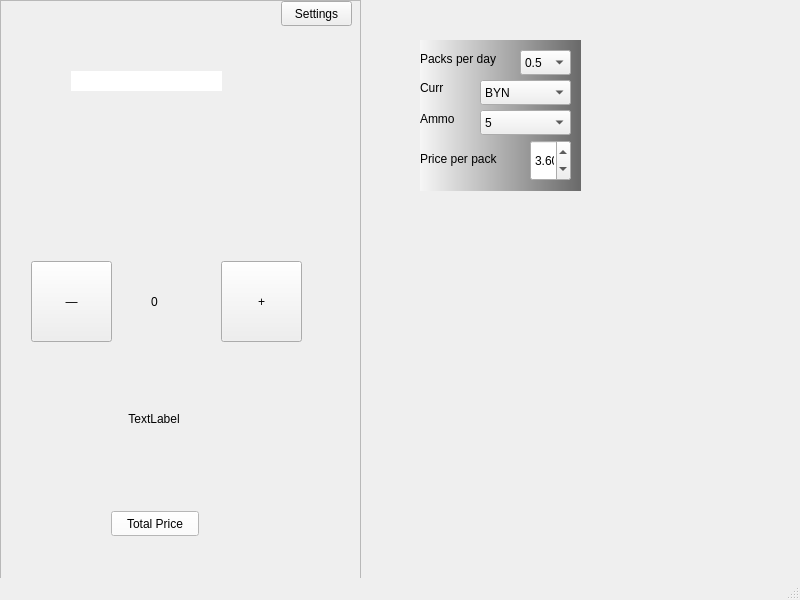
<?xml version="1.0" encoding="UTF-8"?>
<ui version="4.0">
 <class>MainWindow</class>
 <widget class="QMainWindow" name="MainWindow">
  <property name="geometry">
   <rect>
    <x>0</x>
    <y>0</y>
    <width>800</width>
    <height>600</height>
   </rect>
  </property>
  <property name="windowTitle">
   <string>MainWindow</string>
  </property>
  <widget class="QWidget" name="centralwidget">
   <widget class="QStackedWidget" name="stackedWidget">
    <property name="geometry">
     <rect>
      <x>420</x>
      <y>40</y>
      <width>161</width>
      <height>151</height>
     </rect>
    </property>
    <widget class="QWidget" name="page">
     <widget class="QComboBox" name="comboBoxAmmount">
      <property name="geometry">
       <rect>
        <x>60</x>
        <y>70</y>
        <width>91</width>
        <height>25</height>
       </rect>
      </property>
      <item>
       <property name="text">
        <string>5</string>
       </property>
      </item>
      <item>
       <property name="text">
        <string>10</string>
       </property>
      </item>
      <item>
       <property name="text">
        <string>15</string>
       </property>
      </item>
      <item>
       <property name="text">
        <string>20</string>
       </property>
      </item>
     </widget>
     <widget class="QComboBox" name="comboBoxPacksPerDay">
      <property name="geometry">
       <rect>
        <x>100</x>
        <y>10</y>
        <width>51</width>
        <height>25</height>
       </rect>
      </property>
      <item>
       <property name="text">
        <string>0.5</string>
       </property>
      </item>
      <item>
       <property name="text">
        <string>1</string>
       </property>
      </item>
      <item>
       <property name="text">
        <string>2</string>
       </property>
      </item>
     </widget>
     <widget class="QComboBox" name="comboBoxCurrency">
      <property name="geometry">
       <rect>
        <x>60</x>
        <y>40</y>
        <width>91</width>
        <height>25</height>
       </rect>
      </property>
      <item>
       <property name="text">
        <string>BYN</string>
       </property>
      </item>
      <item>
       <property name="text">
        <string>YEN</string>
       </property>
      </item>
      <item>
       <property name="text">
        <string>RUB</string>
       </property>
      </item>
      <item>
       <property name="text">
        <string>USD</string>
       </property>
      </item>
     </widget>
     <widget class="QDoubleSpinBox" name="doubleSpinBox">
      <property name="geometry">
       <rect>
        <x>110</x>
        <y>100</y>
        <width>41</width>
        <height>41</height>
       </rect>
      </property>
      <property name="maximum">
       <double>9.900000000000000</double>
      </property>
      <property name="singleStep">
       <double>0.100000000000000</double>
      </property>
      <property name="value">
       <double>3.600000000000000</double>
      </property>
     </widget>
     <widget class="QLabel" name="label_2">
      <property name="geometry">
       <rect>
        <x>0</x>
        <y>110</y>
        <width>101</width>
        <height>17</height>
       </rect>
      </property>
      <property name="styleSheet">
       <string notr="true">color: rgb(0, 0, 0);</string>
      </property>
      <property name="text">
       <string>Price per pack</string>
      </property>
     </widget>
     <widget class="QLabel" name="label_3">
      <property name="geometry">
       <rect>
        <x>0</x>
        <y>10</y>
        <width>111</width>
        <height>17</height>
       </rect>
      </property>
      <property name="styleSheet">
       <string notr="true">color: rgb(0, 0, 0);</string>
      </property>
      <property name="text">
       <string>Packs per day</string>
      </property>
     </widget>
     <widget class="QLabel" name="label">
      <property name="geometry">
       <rect>
        <x>-10</x>
        <y>-10</y>
        <width>291</width>
        <height>201</height>
       </rect>
      </property>
      <property name="styleSheet">
       <string notr="true">background-color: qlineargradient(spread:pad, x1:0, y1:0, x2:1, y2:0, stop:0 rgba(255, 255, 255, 255), stop:1 rgba(0, 0, 0, 255));</string>
      </property>
      <property name="text">
       <string/>
      </property>
     </widget>
     <widget class="QLabel" name="label_4">
      <property name="geometry">
       <rect>
        <x>0</x>
        <y>40</y>
        <width>31</width>
        <height>16</height>
       </rect>
      </property>
      <property name="styleSheet">
       <string notr="true">color: rgb(0, 0, 0);</string>
      </property>
      <property name="text">
       <string>Curr</string>
      </property>
     </widget>
     <widget class="QLabel" name="label_5">
      <property name="geometry">
       <rect>
        <x>0</x>
        <y>70</y>
        <width>66</width>
        <height>17</height>
       </rect>
      </property>
      <property name="styleSheet">
       <string notr="true">color: rgb(0, 0, 0);</string>
      </property>
      <property name="text">
       <string>Ammo</string>
      </property>
     </widget>
     <zorder>label</zorder>
     <zorder>doubleSpinBox</zorder>
     <zorder>label_3</zorder>
     <zorder>comboBoxAmmount</zorder>
     <zorder>comboBoxPacksPerDay</zorder>
     <zorder>comboBoxCurrency</zorder>
     <zorder>label_2</zorder>
     <zorder>label_4</zorder>
     <zorder>label_5</zorder>
    </widget>
    <widget class="QWidget" name="page_2"/>
   </widget>
   <widget class="QScrollArea" name="scrollArea">
    <property name="geometry">
     <rect>
      <x>0</x>
      <y>0</y>
      <width>361</width>
      <height>681</height>
     </rect>
    </property>
    <property name="widgetResizable">
     <bool>true</bool>
    </property>
    <widget class="QWidget" name="scrollAreaWidgetContents">
     <property name="geometry">
      <rect>
       <x>0</x>
       <y>0</y>
       <width>359</width>
       <height>679</height>
      </rect>
     </property>
     <widget class="QPushButton" name="pushButtonMove">
      <property name="geometry">
       <rect>
        <x>280</x>
        <y>0</y>
        <width>71</width>
        <height>25</height>
       </rect>
      </property>
      <property name="text">
       <string>Settings</string>
      </property>
     </widget>
     <widget class="QPushButton" name="pushButtonMinus">
      <property name="geometry">
       <rect>
        <x>30</x>
        <y>260</y>
        <width>81</width>
        <height>81</height>
       </rect>
      </property>
      <property name="whatsThis">
       <string>&lt;html&gt;&lt;head/&gt;&lt;body&gt;&lt;p align=&quot;center&quot;&gt;&lt;br/&gt;&lt;/p&gt;&lt;/body&gt;&lt;/html&gt;</string>
      </property>
      <property name="styleSheet">
       <string notr="true">font: 700 28pt &quot;Ubuntu&quot;;</string>
      </property>
      <property name="text">
       <string>—</string>
      </property>
     </widget>
     <widget class="QPushButton" name="pushButtonPlus">
      <property name="geometry">
       <rect>
        <x>220</x>
        <y>260</y>
        <width>81</width>
        <height>81</height>
       </rect>
      </property>
      <property name="styleSheet">
       <string notr="true">font: 550 36pt &quot;Ubuntu&quot;;</string>
      </property>
      <property name="text">
       <string>+</string>
      </property>
     </widget>
     <widget class="QLabel" name="labelCigsCurrentDay">
      <property name="geometry">
       <rect>
        <x>150</x>
        <y>280</y>
        <width>50</width>
        <height>41</height>
       </rect>
      </property>
      <property name="styleSheet">
       <string notr="true">font: 36pt &quot;Ubuntu&quot;;</string>
      </property>
      <property name="text">
       <string>0</string>
      </property>
     </widget>
     <widget class="QLabel" name="labelTime">
      <property name="geometry">
       <rect>
        <x>70</x>
        <y>70</y>
        <width>151</width>
        <height>20</height>
       </rect>
      </property>
      <property name="toolTip">
       <string>&lt;html&gt;&lt;head/&gt;&lt;body&gt;&lt;p align=&quot;center&quot;&gt;&lt;br/&gt;&lt;/p&gt;&lt;/body&gt;&lt;/html&gt;</string>
      </property>
      <property name="styleSheet">
       <string notr="true">background-color: rgb(255, 255, 255);</string>
      </property>
      <property name="text">
       <string>&lt;html&gt;&lt;head/&gt;&lt;body&gt;&lt;p&gt;&lt;br/&gt;&lt;/p&gt;&lt;/body&gt;&lt;/html&gt;</string>
      </property>
     </widget>
     <widget class="QPushButton" name="pushButtonTotal">
      <property name="geometry">
       <rect>
        <x>110</x>
        <y>510</y>
        <width>88</width>
        <height>25</height>
       </rect>
      </property>
      <property name="styleSheet">
       <string notr="true">background-color: rgb(255, 255, 255);
color: rgb(0, 0, 0);</string>
      </property>
      <property name="text">
       <string>Total Price</string>
      </property>
     </widget>
     <widget class="QLabel" name="labelBackground">
      <property name="geometry">
       <rect>
        <x>130</x>
        <y>350</y>
        <width>66</width>
        <height>17</height>
       </rect>
      </property>
      <property name="text">
       <string/>
      </property>
     </widget>
     <widget class="QLabel" name="labelMotivationText">
      <property name="geometry">
       <rect>
        <x>120</x>
        <y>410</y>
        <width>66</width>
        <height>17</height>
       </rect>
      </property>
      <property name="text">
       <string>&lt;html&gt;&lt;head/&gt;&lt;body&gt;&lt;p align=&quot;center&quot;&gt;TextLabel&lt;/p&gt;&lt;/body&gt;&lt;/html&gt;</string>
      </property>
     </widget>
     <zorder>labelBackground</zorder>
     <zorder>pushButtonMove</zorder>
     <zorder>pushButtonMinus</zorder>
     <zorder>pushButtonPlus</zorder>
     <zorder>labelCigsCurrentDay</zorder>
     <zorder>labelTime</zorder>
     <zorder>pushButtonTotal</zorder>
     <zorder>labelMotivationText</zorder>
    </widget>
   </widget>
   <zorder>scrollArea</zorder>
   <zorder>stackedWidget</zorder>
  </widget>
  <widget class="QMenuBar" name="menubar">
   <property name="geometry">
    <rect>
     <x>0</x>
     <y>0</y>
     <width>800</width>
     <height>22</height>
    </rect>
   </property>
  </widget>
  <widget class="QStatusBar" name="statusbar"/>
 </widget>
 <resources/>
 <connections/>
</ui>
